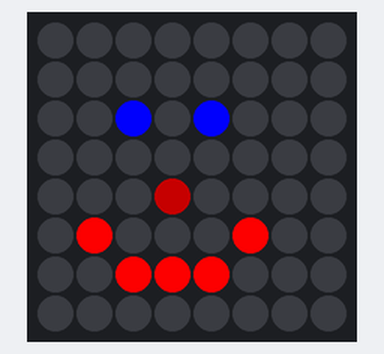
Simulated run of this program. Board: Raspberry Pi (BCM pin numbers) with a Sense HAT. On the bench: the Sense HAT's 8×8 RGB LED matrix.

Above: at 0.1 s.
At 2.1 s:
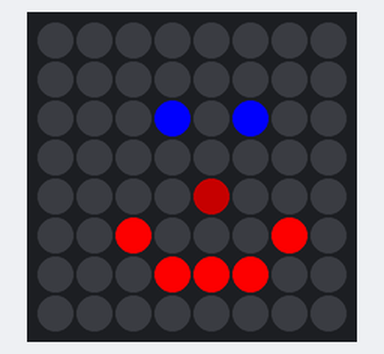
At 4.1 s:
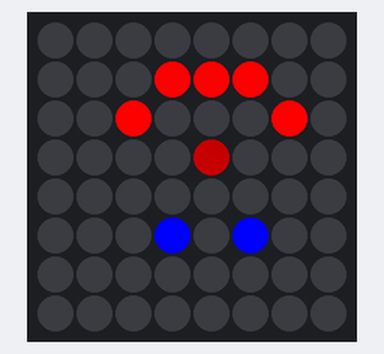
At 6.1 s:
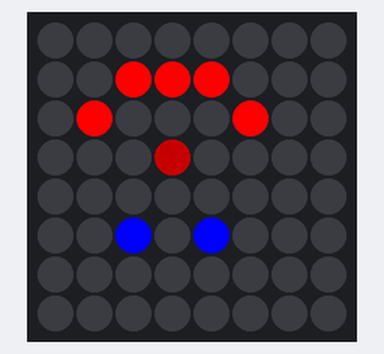

The program:

sensehat_set_pixel3.py
```python
#!/usr/bin/env python3
from sense_hat import SenseHat
from time import sleep


sense = SenseHat()
sense.clear()

sense.set_pixel(2, 2, (0, 0, 255))
sense.set_pixel(4, 2, (0, 0, 255))
sense.set_pixel(3, 4, (100, 0, 0))
sense.set_pixel(1, 5, (255, 0, 0))
sense.set_pixel(2, 6, (255, 0, 0))
sense.set_pixel(3, 6, (255, 0, 0))
sense.set_pixel(4, 6, (255, 0, 0))
sense.set_pixel(5, 5, (255, 0, 0))

try:
    while True:
        sense.set_rotation(180)
        sleep(2)
        sense.flip_h()
        sleep(2)
        sense.flip_v()
        #sleep(2)
        #sense.clear()

except KeyboardInterrupt:
    pass

sense.clear()
```

Measured:
- by itself, everything shown: repeats every 8.0 s, in 4 steps
- what the display in image 1 shows lasts 2.0 s, from 2.0 s to 4.0 s
